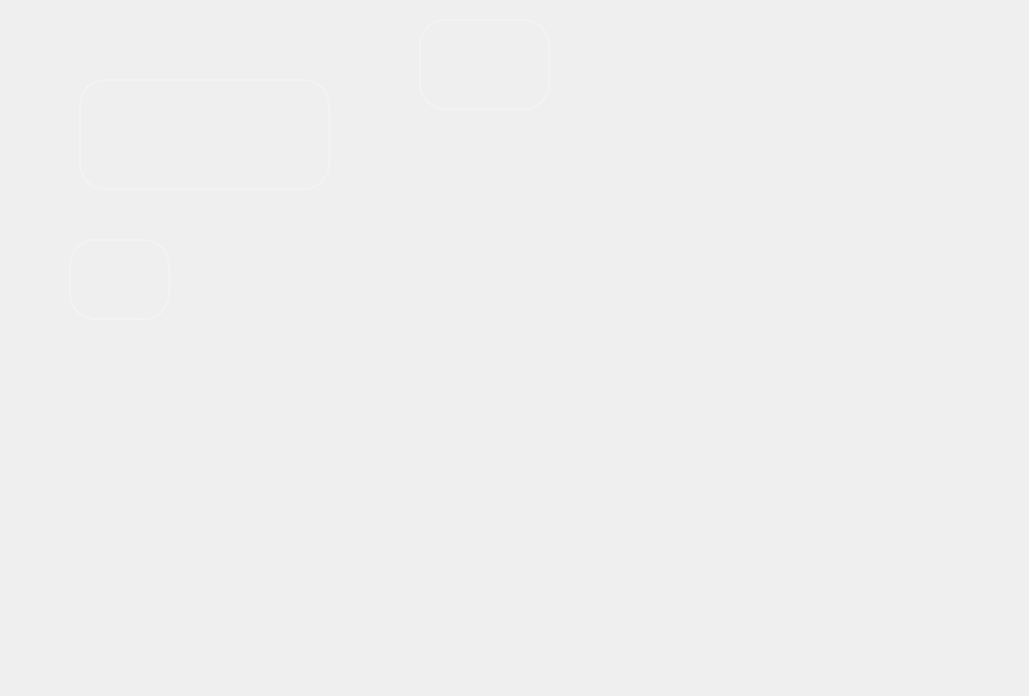
<?xml version="1.0" encoding="UTF-8"?>
<ui version="4.0">
 <class>MainWindow</class>
 <widget class="QMainWindow" name="MainWindow">
  <property name="geometry">
   <rect>
    <x>0</x>
    <y>0</y>
    <width>1029</width>
    <height>696</height>
   </rect>
  </property>
  <property name="windowTitle">
   <string>MainWindow</string>
  </property>
  <widget class="QWidget" name="centralwidget">
   <property name="styleSheet">
    <string notr="true">#centralwidget {
    border-image: url(:/tu/一居室平面图.jpeg);
    border-radius: 20px; /* 设置边框的圆角弧度，这里的20px可以根据需要调整 */
    border-style: solid;  /* 需要设置边框样式 */
    border-width: 5px;    /* 设置边框宽度 */
    border-color: transparent; /* 边框颜色可以设置为透明，以突出边框图像 */
}
</string>
   </property>
   <layout class="QVBoxLayout" name="verticalLayout">
    <item>
     <widget class="QWidget" name="widget" native="true">
      <property name="styleSheet">
       <string notr="true">#widget{
	border-image: url(:/chat_lib/一居室平面图.jpeg);
}</string>
      </property>
      <widget class="QPushButton" name="pushButton">
       <property name="geometry">
        <rect>
         <x>60</x>
         <y>230</y>
         <width>101</width>
         <height>81</height>
        </rect>
       </property>
       <property name="cursor">
        <cursorShape>PointingHandCursor</cursorShape>
       </property>
       <property name="styleSheet">
        <string notr="true">#pushButton {
    background-color: rgba(255, 255, 255, 0); /* 背景透明 */
    border-radius: 26px; /* 圆角半径，设置为 26，生成圆弧效果 */
    border: 2px solid rgba(255, 255, 255, 0.2); /* 边框透明 */
}
</string>
       </property>
       <property name="text">
        <string/>
       </property>
      </widget>
      <widget class="QPushButton" name="pushButton_2">
       <property name="geometry">
        <rect>
         <x>410</x>
         <y>10</y>
         <width>131</width>
         <height>91</height>
        </rect>
       </property>
       <property name="cursor">
        <cursorShape>PointingHandCursor</cursorShape>
       </property>
       <property name="styleSheet">
        <string notr="true">#pushButton_2 {
    background-color: rgba(255, 255, 255, 0); /* 背景透明 */
    border-radius: 26px; /* 圆角半径，设置为 26，生成圆弧效果 */
    border: 2px solid rgba(255, 255, 255, 0.2); /* 边框透明 */
}
</string>
       </property>
       <property name="text">
        <string/>
       </property>
      </widget>
      <widget class="QPushButton" name="pushButton_3">
       <property name="geometry">
        <rect>
         <x>70</x>
         <y>70</y>
         <width>251</width>
         <height>111</height>
        </rect>
       </property>
       <property name="cursor">
        <cursorShape>PointingHandCursor</cursorShape>
       </property>
       <property name="styleSheet">
        <string notr="true">#pushButton_3 {
    background-color: rgba(255, 255, 255, 0); /* 背景透明 */
    border-radius: 26px; /* 圆角半径，设置为 26，生成圆弧效果 */
    border: 2px solid rgba(255, 255, 255, 0.2); /* 边框透明 */
}
</string>
       </property>
       <property name="text">
        <string/>
       </property>
      </widget>
      <widget class="QWidget" name="layoutWidget_2">
       <property name="geometry">
        <rect>
         <x>7</x>
         <y>0</y>
         <width>1001</width>
         <height>52</height>
        </rect>
       </property>
       <layout class="QHBoxLayout" name="horizontalLayout">
        <property name="spacing">
         <number>4</number>
        </property>
        <item>
         <spacer name="horizontalSpacer">
          <property name="orientation">
           <enum>Qt::Horizontal</enum>
          </property>
          <property name="sizeHint" stdset="0">
           <size>
            <width>40</width>
            <height>20</height>
           </size>
          </property>
         </spacer>
        </item>
        <item>
         <widget class="QPushButton" name="pushButton_min">
          <property name="minimumSize">
           <size>
            <width>32</width>
            <height>32</height>
           </size>
          </property>
          <property name="maximumSize">
           <size>
            <width>32</width>
            <height>32</height>
           </size>
          </property>
          <property name="cursor">
           <cursorShape>PointingHandCursor</cursorShape>
          </property>
          <property name="styleSheet">
           <string notr="true">
QPushButton {
border: none;
	border-image: url(:/tu/最小化.png);
background-color: transparent; /* 设置按钮的默认背景透明 */
border-radius: 5px; /* 设置按钮的圆角 */
padding: 5px 10px; /* 设置按钮的内边距 */
}

QPushButton:hover {
background-color: rgba(0, 0, 0, 0.1); /* 设置鼠标悬停时的背景颜色，使用半透明效果 */
}

QPushButton:pressed {
background-color: rgba(0, 0, 0, 0.2); /* 设置按钮按压时的背景颜色，使用半透明效果 */
border: 1px solid rgba(0, 0, 0, 0.3); /* 设置按钮按压时的边框，使用半透明效果 */
padding: 4px 9px; /* 调整按压时的内边距，模拟按压效果 */
}
</string>
          </property>
          <property name="text">
           <string/>
          </property>
         </widget>
        </item>
        <item>
         <widget class="QPushButton" name="pushButton_close">
          <property name="minimumSize">
           <size>
            <width>25</width>
            <height>25</height>
           </size>
          </property>
          <property name="maximumSize">
           <size>
            <width>25</width>
            <height>25</height>
           </size>
          </property>
          <property name="cursor">
           <cursorShape>PointingHandCursor</cursorShape>
          </property>
          <property name="styleSheet">
           <string notr="true">
QPushButton {
border: none;
border-image: url(:/tu/关闭.png);
background-color: transparent; /* 设置按钮的默认背景透明 */
border-radius: 5px; /* 设置按钮的圆角 */
padding: 5px 10px; /* 设置按钮的内边距 */
}

QPushButton:hover {
background-color: rgba(0, 0, 0, 0.1); /* 设置鼠标悬停时的背景颜色，使用半透明效果 */
}

QPushButton:pressed {
background-color: rgba(0, 0, 0, 0.2); /* 设置按钮按压时的背景颜色，使用半透明效果 */
border: 1px solid rgba(0, 0, 0, 0.3); /* 设置按钮按压时的边框，使用半透明效果 */
padding: 4px 9px; /* 调整按压时的内边距，模拟按压效果 */
}
</string>
          </property>
          <property name="text">
           <string/>
          </property>
         </widget>
        </item>
       </layout>
      </widget>
     </widget>
    </item>
   </layout>
  </widget>
 </widget>
 <resources/>
 <connections/>
</ui>
